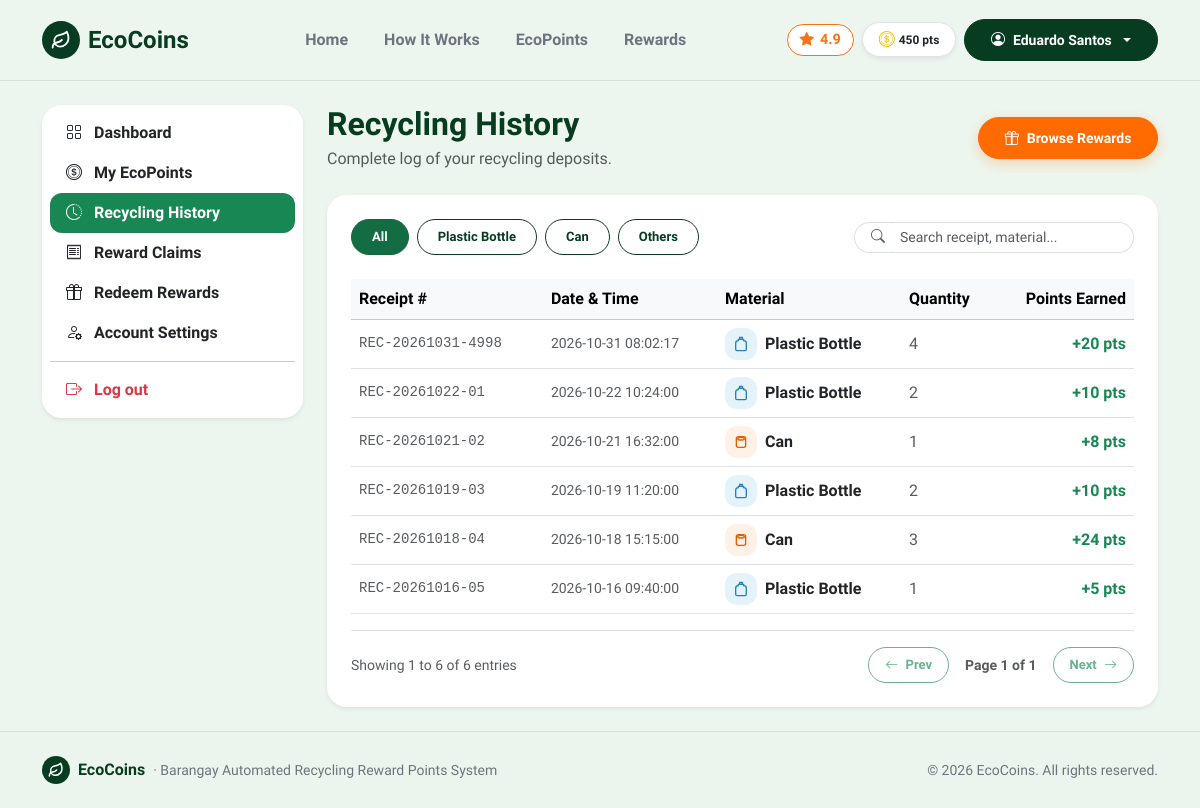
The app's page /history (signed in) with its own data.
### tables this page shows
CREATE TABLE users (
    id INTEGER PRIMARY KEY AUTOINCREMENT,
    full_name TEXT NOT NULL,
    email TEXT NOT NULL UNIQUE,
    password TEXT NOT NULL,
    role TEXT DEFAULT 'resident',
    qr_code TEXT NOT NULL UNIQUE,
    points INTEGER DEFAULT 0,
    created_at TEXT
, status TEXT DEFAULT 'active', station_name TEXT DEFAULT 'Barangay Pinagkawitan, Lipa City', claim_timeout_until TEXT DEFAULT NULL, cancel_count INTEGER DEFAULT 0);

CREATE TABLE transactions (
        id INTEGER PRIMARY KEY AUTOINCREMENT,
        user_id INTEGER NOT NULL,
        material_id INTEGER,
        material_name TEXT NOT NULL,
        quantity INTEGER NOT NULL,
        points_earned INTEGER NOT NULL,
        receipt_no TEXT NOT NULL,
        created_at TEXT
    );

### route.py (the view)
    @app.route('/history')
    def history():
        user = get_current_user()
        if not user:
            return redirect(url_for('login'))
        if user['role'] == 'staff':
            return redirect(url_for('staff'))
        if user['role'] == 'admin':
            return redirect(url_for('admin'))
        conn = get_db()
        cur = conn.cursor()
        user_txs = [dict(r) for r in cur.execute("SELECT * FROM transactions WHERE user_id = ? ORDER BY created_at DESC", (user['id'],)).fetchall()]
        conn.close()
        return render_template('history.html', active_page='history', user_transactions=user_txs)

### templates/history.html (shortened to what this page needs)
{% extends 'base.html' %}
{% block content %}
<main class="py-4">
  <div class="container">
    <div class="row g-4">
      <div class="col-lg-3">
        {% include 'sidebar.html' %}
      </div>
      <div class="col-lg-9">
        <div class="d-flex justify-content-between align-items-center mb-4 flex-wrap gap-2">
          <div>
            <h2 class="fw-bold mb-1" style="color: var(--eco-forest);">Recycling History</h2>
            <p class="text-muted mb-0">Complete log of your recycling deposits.</p>
          </div>
          <a href="{{ url_for('rewards') }}" class="btn btn-accent d-flex align-items-center gap-2 btn-pill">
            <i class="bi bi-gift"></i>
            <span>Browse Rewards</span>
          </a>
        </div>
        <div class="card border-0 shadow-sm p-4 bg-white">
          <div class="d-flex flex-wrap justify-content-between align-items-center gap-3 mb-4">
            <div class="d-flex flex-wrap gap-2 filter-container" data-target="#historyTable">
              <button type="button" class="btn btn-sm btn-success filter-btn active" data-filter="all">All</button>
              <button type="button" class="btn btn-sm btn-outline-success filter-btn" data-filter="plastic">Plastic Bottle</button>
              <button type="button" class="btn btn-sm btn-outline-success filter-btn" data-filter="can">Can</button>
              <button type="button" class="btn btn-sm btn-outline-success filter-btn" data-filter="others">Others</button>
            </div>
            <div class="input-group input-group-sm" style="max-width: 280px;">
              <span class="input-group-text bg-white border-end-0 rounded-start-pill ps-3">
                <i class="bi bi-search text-muted"></i>
              </span>
              <input type="text" class="form-control border-start-0 rounded-end-pill pe-3 table-search-input" placeholder="Search receipt, material..." data-target="#historyTable">
            </div>
          </div>
          <div class="table-responsive">
            <table class="table table-hover align-middle mb-0" id="historyTable" data-paginate="true" data-page-size="15">
              <thead class="table-light">
                <tr>
                  <th>Receipt #</th>
                  <th>Date & Time</th>
                  <th>Material</th>
                  <th>Quantity</th>
                  <th class="text-end">Points Earned</th>
                </tr>
              </thead>
              <tbody>
                {% if not user_transactions %}
                  <tr>
                    <td colspan="5" class="text-center py-4 text-muted">No recycling records found.</td>
                  </tr>
                {% else %}
                  {% for t in user_transactions %}
                    {% set mat = t.material_name|lower %}
                    {% if 'bottle' in mat or 'plastic' in mat %}
                      {% set cat = 'plastic' %}
                    {% elif 'can' in mat %}
                      {% set cat = 'can' %}
                    {% else %}
                      {% set cat = 'others' %}
                    {% endif %}
                    <tr class="table-row-item filter-item" data-category="{{ cat }}" data-search="{{ t.receipt_no }} {{ t.created_at }} {{ t.material_name }} {{ cat }}">
                      <td class="font-monospace text-muted small">{{ t.receipt_no }}</td>
                      <td class="text-muted small">{{ t.created_at }}</td>
                      <td>
                        <div class="d-flex align-items-center gap-2">
                          {% if cat == 'plastic' %}
                            <span class="eco-icon-tile tile-blue" style="width: 32px; height: 32px;">
                              <svg width="16" height="16" viewBox="0 0 24 24" fill="none" stroke="currentColor" stroke-width="2">
                                <path d="M10 2h4v3h-4z"/>
                                <path d="M8 5h8v2a4 4 0 0 1 4 4v9a2 2 0 0 1-2 2H6a2 2 0 0 1-2-2v-9a4 4 0 0 1 4-4V5z"/>
                              </svg>
                            </span>
                          {% elif cat == 'can' %}
                            <span class="eco-icon-tile tile-orange" style="width: 32px; height: 32px;">
                              <svg width="16" height="16" viewBox="0 0 24 24" fill="none" stroke="currentColor" stroke-width="2">
                                <rect x="5" y="4" width="14" height="16" rx="3"/>
                                <ellipse cx="12" cy="7" rx="5" ry="2"/>
                              </svg>
                            </span>
                          {% else %}
                            <span class="eco-icon-tile tile-purple" style="width: 32px; height: 32px;">
                              <svg width="16" height="16" viewBox="0 0 24 24" fill="none" stroke="currentColor" stroke-width="2">
                                <path d="M14 2H6a2 2 0 0 0-2 2v16a2 2 0 0 0 2 2h12a2 2 0 0 0 2-2V8z"/>
                              </svg>
                            </span>
                          {% endif %}
                          <span class="fw-semibold text-dark">{{ t.material_name }}</span>
                        </div>
                      </td>
                      <td class="text-muted">{{ t.quantity }}</td>
                      <td class="text-end fw-bold text-success">+{{ t.points_earned }} pts</td>
                    </tr>
                  {% endfor %}
                {% endif %}
              </tbody>
            </table>
          </div>
          {% if user_transactions %}
            <div class="d-flex flex-wrap justify-content-between align-items-center mt-3 pt-3 border-top pagination-container" data-target="#historyTable">
              <div class="text-muted small pagination-info">
              </div>
              <div class="d-flex align-items-center gap-2">
                <button type="button" class="btn btn-sm btn-outline-success btn-pill px-3 pagination-prev" disabled>
                  <i class="bi bi-arrow-left me-1"></i> Prev
                </button>
                <span class="small fw-semibold text-muted px-2 pagination-page-indicator">Page 1 of 1</span>
                <button type="button" class="btn btn-sm btn-outline-success btn-pill px-3 pagination-next" {% if user_transactions|length <= 15 %}disabled{% endif %}>
                  Next <i class="bi bi-arrow-right ms-1"></i>
                </button>
              </div>
            </div>
          {% endif %}
        </div>
      </div>
    </div>
  </div>
</main>
{% endblock %}

### templates/base.html (shortened to what this page needs)
<!doctype html>
<html lang="en">
<head>
  <link href="https://cdn.jsdelivr.net/npm/bootstrap@5.3.3/dist/css/bootstrap.min.css" rel="stylesheet">
  <link rel="stylesheet" href="https://cdn.jsdelivr.net/npm/bootstrap-icons@1.11.3/font/bootstrap-icons.min.css">
  <link rel="stylesheet" href="{{ url_for('static', filename='css/style.css') }}">
</head>
<body class="d-flex flex-column min-vh-100">
<nav class="navbar navbar-expand-lg py-3 sticky-top" style="background-color: rgba(237, 246, 238, 0.95); backdrop-filter: blur(10px); border-bottom: 1px solid var(--eco-border);">
  <div class="container">
    <a class="navbar-brand d-flex align-items-center gap-2 fw-bold fs-4" href="{{ url_for('index') }}" style="color: var(--eco-forest);">
      <span class="eco-brand-badge">
        <svg width="20" height="20" viewBox="0 0 24 24" fill="none" stroke="currentColor" stroke-width="2.2" stroke-linecap="round" stroke-linejoin="round">
          <path d="M11 20A7 7 0 0 1 9.8 6.1C15.5 5 17 4.48 19 2c1 2 2 4.18 2 8 0 5.5-4.78 10-10 10Z"/>
          <path d="M2 21c0-3 1.85-5.36 5.08-6C9.5 14.52 12 13 13 12"/>
        </svg>
      </span>
      <span>EcoCoins</span>
    </a>
    <div class="collapse navbar-collapse" id="mainNav">
      <ul class="navbar-nav mx-auto mb-2 mb-lg-0 gap-lg-1">
        <li class="nav-item">
          <a class="nav-link px-3 py-2 rounded-pill {% if active_page == 'index' %}fw-bold text-white bg-eco{% else %}fw-semibold text-secondary{% endif %}" href="{{ url_for('index') }}">Home</a>
        </li>
        <li class="nav-item">
          <a class="nav-link px-3 py-2 rounded-pill {% if active_page == 'how_it_works' %}fw-bold text-white bg-eco{% else %}fw-semibold text-secondary{% endif %}" href="{{ url_for('how_it_works') }}">How It Works</a>
        </li>
        {% if not current_user or current_user.role == 'resident' %}
          <li class="nav-item">
            <a class="nav-link px-3 py-2 rounded-pill {% if active_page == 'ecopoints' %}fw-bold text-white bg-eco{% else %}fw-semibold text-secondary{% endif %}" href="{{ url_for('ecopoints') }}">EcoPoints</a>
          </li>
          <li class="nav-item">
            <a class="nav-link px-3 py-2 rounded-pill {% if active_page == 'rewards' %}fw-bold text-white bg-eco{% else %}fw-semibold text-secondary{% endif %}" href="{{ url_for('rewards') }}">Rewards</a>
          </li>
        {% elif current_user.role == 'admin' %}
          <li class="nav-item">
            <a class="nav-link px-3 py-2 rounded-pill {% if active_page == 'admin' %}fw-bold text-white bg-eco{% else %}fw-semibold text-secondary{% endif %}" href="{{ url_for('admin') }}">Admin Portal</a>
          </li>
        {% endif %}
      </ul>
      <div class="d-flex align-items-center gap-2">
        <span class="rating-star-badge d-none d-lg-inline-flex" title="Barangay Eco Satisfaction Rating">
          <i class="bi bi-star-fill"></i> 4.9
        </span>
        {% if current_user %}
          {% if current_user.role == 'resident' %}
            <span class="badge bg-white text-dark border px-3 py-2 rounded-pill fw-bold shadow-sm d-none d-sm-inline-flex align-items-center gap-1">
              <i class="bi bi-coin text-warning fs-6"></i>
              <span>{{ "{:,}".format(current_user.points) }} pts</span>
            </span>
          {% endif %}
          <div class="dropdown">
            <button class="btn btn-forest dropdown-toggle d-flex align-items-center gap-2 btn-pill" type="button" data-bs-toggle="dropdown">
              <i class="bi bi-person-circle"></i>
              <span>{{ current_user.full_name }}</span>
            </button>
          </div>
        {% else %}
          <a href="{{ url_for('login') }}" class="btn btn-outline-success px-3 btn-pill">Login</a>
          <a href="{{ url_for('register') }}" class="btn btn-accent px-4 btn-pill">
            <span>Join Free</span>
            <i class="bi bi-arrow-right"></i>
          </a>
        {% endif %}
      </div>
    </div>
  </div>
</nav>
{% block content %}{% endblock %}
<footer class="py-4 mt-auto" style="background-color: rgba(237, 246, 238, 0.95); border-top: 1px solid var(--eco-border);">
  <div class="container d-flex flex-column flex-md-row align-items-center justify-content-between gap-2">
    <div class="d-flex align-items-center gap-2">
      <span class="eco-brand-badge" style="width: 28px; height: 28px;">
        <svg width="16" height="16" viewBox="0 0 24 24" fill="none" stroke="currentColor" stroke-width="2.2" stroke-linecap="round" stroke-linejoin="round">
          <path d="M11 20A7 7 0 0 1 9.8 6.1C15.5 5 17 4.48 19 2c1 2 2 4.18 2 8 0 5.5-4.78 10-10 10Z"/>
          <path d="M2 21c0-3 1.85-5.36 5.08-6C9.5 14.52 12 13 13 12"/>
        </svg>
      </span>
      <span class="fw-bold" style="color: var(--eco-forest);">EcoCoins</span>
      <span class="text-secondary small">&middot; Barangay Automated Recycling Reward Points System</span>
    </div>
    <div class="text-secondary small">
      &copy; 2026 EcoCoins. All rights reserved.
    </div>
  </div>
</footer>
</body>
</html>

### records on screen
users: points "450", full_name "Eduardo Santos"
transactions: receipt_no "REC-20261031-4998", created_at "2026-10-31 08:02:17", material_name "Plastic Bottle", quantity "4", points_earned "20"
transactions: receipt_no "REC-20261022-01", created_at "2026-10-22 10:24:00", material_name "Plastic Bottle", quantity "2", points_earned "10"
transactions: receipt_no "REC-20261021-02", created_at "2026-10-21 16:32:00", material_name "Can", quantity "1", points_earned "8"
transactions: receipt_no "REC-20261019-03", created_at "2026-10-19 11:20:00", material_name "Plastic Bottle", quantity "2", points_earned "10"
transactions: receipt_no "REC-20261018-04", created_at "2026-10-18 15:15:00", material_name "Can", quantity "3", points_earned "24"
transactions: receipt_no "REC-20261016-05", created_at "2026-10-16 09:40:00", material_name "Plastic Bottle", quantity "1", points_earned "5"
